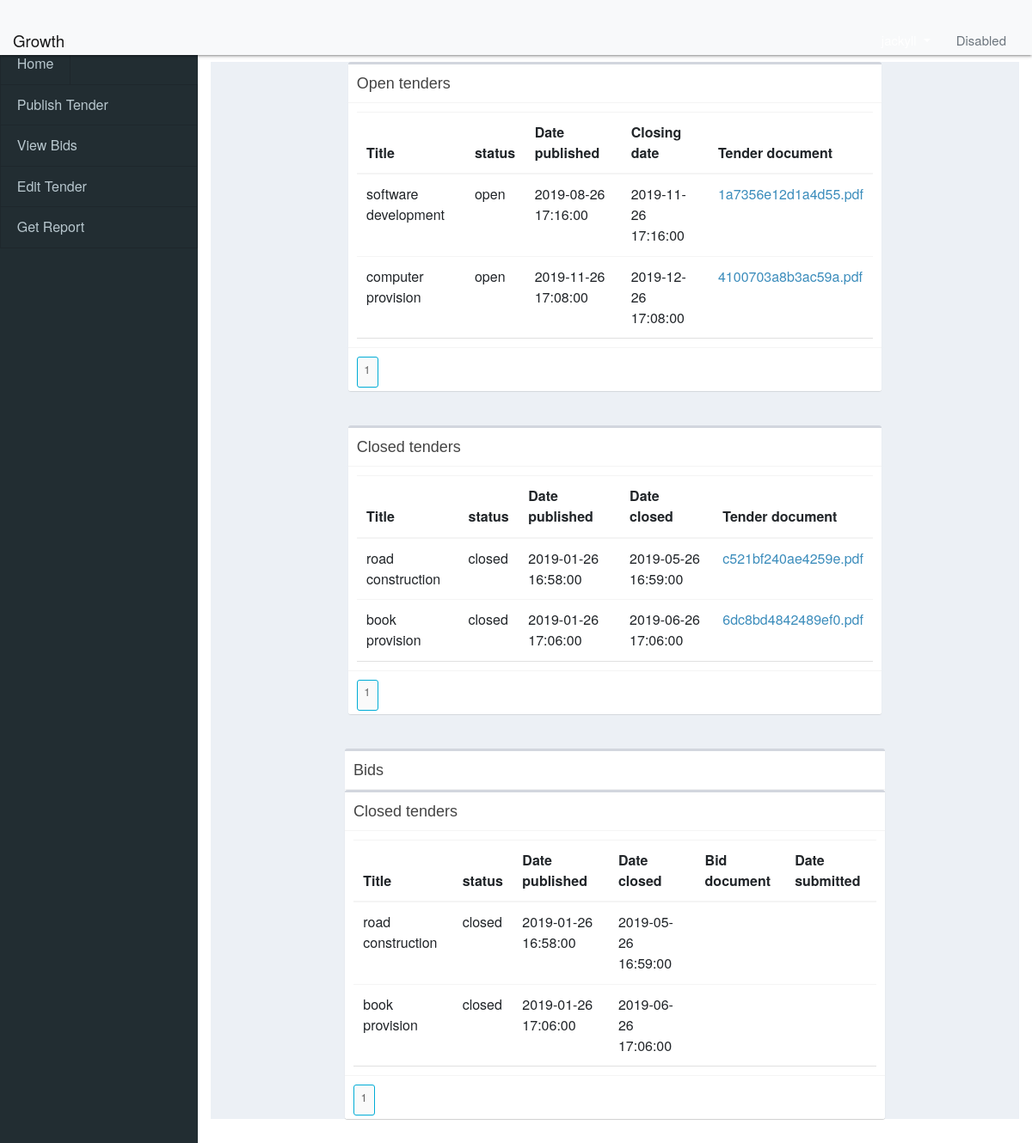
The app's page /buyer/buyer_home (signed in) with its own data.
### tenderingSystem/model.py (models this page shows, shortened)
class Tenders(FlaskSerializeMixin, db.Model):
    id = db.Column(db.INTEGER, primary_key=True, autoincrement=True)
    entity_name = db.Column(db.String(50), nullable=False)
    entity_type = db.Column(db.String(30), nullable=False)
    title = db.Column(db.String(200), nullable=False, unique=True)
    status = db.Column(db.String(8), nullable=False)
    date_published = db.Column(db.DATETIME, default=datetime.utcnow(), nullable=False)
    date_closed = db.Column(db.DATETIME, nullable=False)
    tender_document = db.Column(db.String(100), nullable=False)
    company = db.Column(db.INTEGER, db.ForeignKey("company.id"))
    is_delete = db.Column(db.Boolean, default=False)
    bidTender = db.relationship('Bid', secondary=bidTender, lazy='dynamic',
                                backref=db.backref('tenders', lazy=True))
    create_fields = update_fields = ['entity_type', 'entity_name', 'title', 'status', 'date_published', 'date_closed']

### tenderingSystem/buyerRoutes.py (the view)
@app.route('/buyer/buyer_home', methods=["GET", "POST"])
@login_required
def buyer_home():
    closed_tender = request.args.get('closed_tender', 1, type=int)
    open_tender = request.args.get('open_tender', 1, type=int)
    company = get_company_information()
    closed_tenders = Tenders.query.filter_by(company=0, is_delete=False, status="closed") \
        .paginate(page=closed_tender, per_page=5)
    open_tenders = Tenders.query.filter_by(company=0, is_delete=False, status="open") \
        .paginate(page=open_tender, per_page=6)
    bids = ""
    if company:
        closed_tenders = Tenders.query.filter_by(company=company.id, is_delete=False, status="closed") \
            .paginate(page=closed_tender, per_page=5)
        open_tenders = Tenders.query.filter_by(company=company.id, is_delete=False, status="open") \
            .paginate(page=open_tender, per_page=6)
        bids = ""
        if request.method == "GET":
            return render_template('buyer/home.html', company_name=company.company_name
                                   , closed_tenders=closed_tenders, open_tenders=open_tenders)
    else:
        return render_template('buyer/home.html', closed_tenders=closed_tenders, open_tenders=open_tenders)

### tenderingSystem/helper_functions.py (called while the page is built)
def get_company_information():
    company = Company.query.filter_by(user=current_user.id).first()
    return company

### tenderingSystem/model.py (called while the page is built)
@login_manager.user_loader
def load_user(user_id):
    return Users.query.get(int(user_id))

### tenderingSystem/templates/buyer/home.html
{% extends("buyer.html") %}
{% block head %}
    {{ super() }}
    <link rel="stylesheet" href="{{ url_for('static', filename='css/_all-skins.min.css') }}">
    <link rel="stylesheet" href="{{ url_for('static', filename='css/adminLTE.min.css') }}">
    <link rel="stylesheet" href="{{ url_for('static', filename='css/ionicons.min.css') }}">
    <link rel="stylesheet" href="{{ url_for('static', filename='css/buyer.css') }}">
{% endblock %}
{% block sidebar %}
    <div>
        <ul>
            <li class="waves-effect waves-red sidebar-links"><a  href="{{ url_for('buyer_home') }}">Home</a></li>
            <li class="sidebar-links"><a  href="{{ url_for('publish_tender') }}">Publish Tender</a></li>
            <li class="sidebar-links"><a  href="{{ url_for('view_bids') }}">View Bids</a></li>
            <li class="sidebar-links"><a  href="{{ url_for('edit_tender') }}">Edit Tender</a></li>
            <li class="sidebar-links"><a  href="{{ url_for('get_report') }}">Get Report</a></li>
        </ul>
    </div>
{% endblock %}
{% block body %}
    <div class="container">
        <div class="row mt-2 ml-1 mr-1">
            <div class="box">
                <div class="box-header with-border">
                    <h3 class="box-title">Open tenders</h3>
                </div>
                <div class="box-body">
                    <table class="table">
                        <thead>
                            <tr>
                                <th>Title</th>
                                <th>status</th>
                                <th>Date published</th>
                                <th>Closing date</th>
                                <th>Tender document</th>
                            </tr>
                        </thead>
                        <tbody>
                            {% if open_tenders %}
                            {% for open_tender in open_tenders.items %}
                            <tr>
                                <td>{{ open_tender.title }}</td>
                                <td>{{ open_tender.status }}</td>
                                <td>{{ open_tender.date_published }}</td>
                                <td>{{ open_tender.date_closed }}</td>
                                <td>
                                    <a
                                        href="{{ url_for('download_tender_document', document_name=open_tender.tender_document) }}" target="_blank">{{ open_tender.tender_document }}</a>
                                </td>
                            </tr>
                            {% endfor %}
                            {% endif %}
                        </tbody>
                    </table>
                </div>
                <div class="box-footer clearfix">
                    <ul class="pagination pagination-sm no-margin pull-right">
                        {% for page_number in open_tenders.iter_pages(left_edge=1, right_edge=1, left_current=1, right_current=2) %}
                            {% if page_number %}
                                {% if open_tenders.page == page_number %}
                                    <li class="page-item"><a class="page-link btn btn-info"
                                        href="{{ url_for('buyer_home',open_tender_tender=page_number) }}">{{ page_number }}</a></li>
                                {% else %}
                                    <li class="page-item"><a class="page-link"
                                        href="{{ url_for('buyer_home', open_tender_tender=page_number) }}">{{ page_number }}</a></li>
                                {% endif %}
                            {% else %}
                                ...
                            {% endif %}
                        {% endfor %}
                    </ul>
                </div>
            </div>
        </div>
        <div class="row mt-2 ml-1 mr-1">
            <div class="box">
                <div class="box-header with-border">
                    <h3 class="box-title">Closed tenders</h3>
                </div>
                <div class="box-body">
                    <table class="table">
                        <thead>
                            <tr>
                                <th>Title</th>
                                <th>status</th>
                                <th>Date published</th>
                                <th>Date closed</th>
                                <th>Tender document</th>
                            </tr>
                        </thead>
                        <tbody>
                            {% if closed_tenders %}
                            {% for closed_tender in closed_tenders.items %}
                            <tr>
                                <td>{{ closed_tender.title }}</td>
                                <td>{{ closed_tender.status }}</td>
                                <td>{{ closed_tender.date_published }}</td>
                                <td>{{ closed_tender.date_closed }}</td>
                                <td>
                                    <a href="{{ url_for('download_tender_document', document_name=closed_tender.tender_document) }}" target="_blank">{{ closed_tender.tender_document }}</a>
                                </td>
                            </tr>
                            {% endfor %}
                            {% endif %}
                        </tbody>
                    </table>
                </div>
                <div class="box-footer clearfix">
                    <ul class="pagination pagination-sm no-margin pull-right">
                        {% for page_number in closed_tenders.iter_pages(left_edge=1, right_edge=1, left_current=1, right_current=2) %}
                            {% if page_number %}
                                {% if closed_tenders.page == page_number %}
                                    <li class="page-item"><a class="page-link btn btn-info"
                                        href="{{ url_for('buyer_home', closed_tender=page_number) }}">{{ page_number }}</a></li>
                                {% else %}
                                    <li class="page-item"><a class="page-link"
                                        href="{{ url_for('buyer_home', closed_tender=page_number) }}">{{ page_number }}</a></li>
                                {% endif %}
                            {% else %}
                                ...
                            {% endif %}
                        {% endfor %}
                    </ul>
                </div>
            </div>
        </div>
        <div id="row mt-2">
            <div class="box">
                <div class="box-header with-border"><h3 class="box-title">Bids</h3></div>
                <div class="box">
                    <div class="box-header with-border"><h3 class="box-title">Closed tenders</h3></div>
                    <div class="box-body">
                        <table class="table">
                            <thead>
                                <tr>
                                    <th>Title</th>
                                    <th>status</th>
                                    <th>Date published</th>
                                    <th>Date closed</th>
                                    <th>Bid document</th>
                                    <th>Date submitted</th>
                                </tr>
                            </thead>
                            <tbody>
                                {% if closed_tenders %}
                                    {% for open_tender in closed_tenders.items %}
                                        <tr>
                                            <td>{{ open_tender.title }}</td>
                                            <td>{{ open_tender.status }}</td>
                                            <td>{{ open_tender.date_published }}</td>
                                            <td>{{ open_tender.date_closed }}</td>
                                            <td>{{ open_tender.date_submitted }}</td>
                                            <td><a href="{{ url_for('download_bds_document', document_name=open_tender.bid_document) }}" target="_blank">{{ open_tender.bid_document }}</a></td>
                                        </tr>
                                    {% endfor %}
                                {% endif %}
                            </tbody>
                            </table>
                            </div>
                            <div class="box-footer clearfix">
                                  <ul class="pagination pagination-sm no-margin pull-right">
                                      {% for page_number in closed_tenders.iter_pages(left_edge=1, right_edge=1, left_current=1, right_current=2) %}
                                          {% if page_number %}
                                              {% if closed_tenders.page == page_number %}
                                                  <li class="page-item"><a class="page-link btn btn-info" href="{{ url_for('buyer_home', closed_tender=page_number) }}">{{ page_number }}</a></li>
                                              {% else %}
                                                  <li class="page-item"><a class="page-link" href="{{ url_for('buyer_home', closed_tender=page_number) }}">{{ page_number }}</a></li>
                                              {% endif %}
                                          {% else %}
                                              ...
                                          {% endif %}
                                      {% endfor %}
                                  </ul>
                            </div>
                        </div>
                 </div>
            </div>
        </div>
    </div>
{% endblock %}

### tenderingSystem/static/css/buyer.css (style rules this page uses)
* { margin:0; padding: 0; font-size: 16px; list-style: none; text-decoration: none; }
.sidebar-links a { position: relative; display: block; text-decoration: none; padding: .75rem 1.25rem; margin-bottom: -1px; background-color: #222d32; border: 1px solid rgba(0, 0, 0, 0.125); border-top-color: rgba(0, 0, 0, .125); transition: all 0.3s ease-in-out 0s; }

### records on screen
Tenders: title "software development", status "open", date_published "2019-08-26 17:16:00", date_closed "2019-11-26 17:16:00", tender_document "1a7356e12d1a4d55.pdf"
Tenders: title "computer provision", status "open", date_published "2019-11-26 17:08:00", date_closed "2019-12-26 17:08:00", tender_document "4100703a8b3ac59a.pdf"
Tenders: title "road construction", status "closed", date_published "2019-01-26 16:58:00", date_closed "2019-05-26 16:59:00", tender_document "c521bf240ae4259e.pdf"
Tenders: title "book provision", status "closed", date_published "2019-01-26 17:06:00", date_closed "2019-06-26 17:06:00", tender_document "6dc8bd4842489ef0.pdf"

### other values on screen
{{ page_number }} "1"
